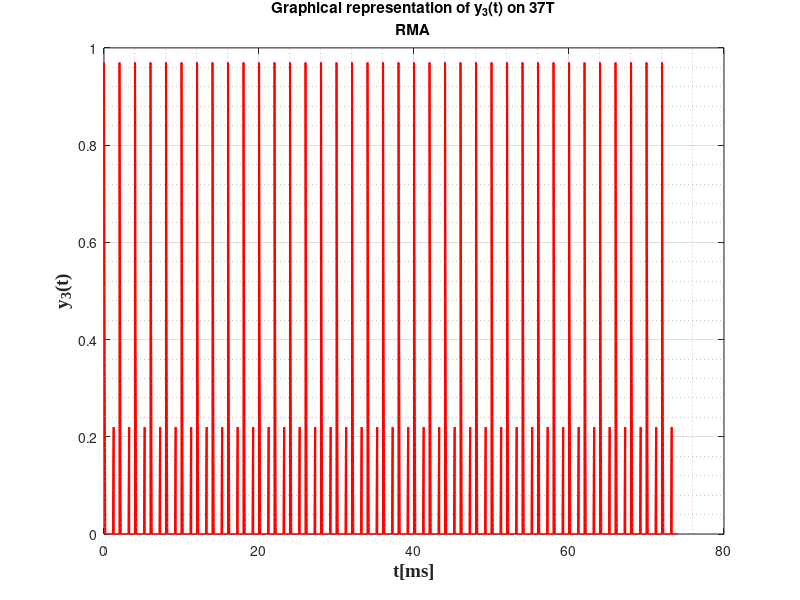

MATLAB code for this plot:
%y3(t) 
T_3=2;
t = linspace(0,1,100);
x = 0.86*t.^2-2.05*t+0.97;
a = linspace(0,1,100);
for i=1:400
    if i > 200
        a(i) = 0;
    end
    if i < 200
        a = x;
    end    
end
y3 = a'* ones(1,37*2);
for i = 1:37*2
    for k = 1:200*2
    y3(k,i) = y3(k,i)*((-1)^(i+1));
    end
end
for i = 1:29600
    if y3(i) < 0
        y3(i) = 0;
    end
end
y3 = y3(:);
T3 = linspace(0 ,37 * T_3, 29600);
figure(2);
plot(T3,y3,'r','LineWidth',1.5);
grid on;
grid minor;
xlabel('t[ms]', 'fontweight', 'bold', 'fontsize', 14, 'FontName', 'Times New Roman');
ylabel('y_{3}(t)','fontweight','bold','fontsize', 14, 'FontName', 'Times New Roman');
title({'Graphical representation of y_{3}(t) on 37T';'RMA'});
